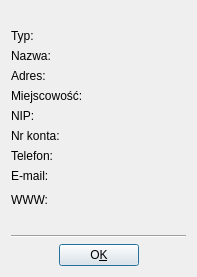
<?xml version="1.0" encoding="UTF-8"?>
<ui version="4.0">
 <class>CounterpartyInfoDialog</class>
 <widget class="QDialog" name="CounterpartyInfoDialog">
  <property name="geometry">
   <rect>
    <x>0</x>
    <y>0</y>
    <width>197</width>
    <height>277</height>
   </rect>
  </property>
  <property name="sizePolicy">
   <sizepolicy hsizetype="Expanding" vsizetype="Preferred">
    <horstretch>0</horstretch>
    <verstretch>0</verstretch>
   </sizepolicy>
  </property>
  <property name="windowTitle">
   <string>Informacje o kontrahencie</string>
  </property>
  <layout class="QVBoxLayout" name="verticalLayout">
   <item>
    <layout class="QHBoxLayout" name="horizontalLayout">
     <item>
      <layout class="QFormLayout" name="formLayout">
       <property name="formAlignment">
        <set>Qt::AlignLeading|Qt::AlignLeft|Qt::AlignVCenter</set>
       </property>
       <item row="1" column="0">
        <widget class="QLabel" name="labelName">
         <property name="minimumSize">
          <size>
           <width>80</width>
           <height>0</height>
          </size>
         </property>
         <property name="maximumSize">
          <size>
           <width>80</width>
           <height>16777215</height>
          </size>
         </property>
         <property name="text">
          <string>Nazwa:</string>
         </property>
        </widget>
       </item>
       <item row="1" column="1">
        <widget class="QLabel" name="labelNameE">
         <property name="sizePolicy">
          <sizepolicy hsizetype="Expanding" vsizetype="Preferred">
           <horstretch>0</horstretch>
           <verstretch>0</verstretch>
          </sizepolicy>
         </property>
         <property name="minimumSize">
          <size>
           <width>0</width>
           <height>0</height>
          </size>
         </property>
         <property name="text">
          <string/>
         </property>
        </widget>
       </item>
       <item row="2" column="0">
        <widget class="QLabel" name="labelAddress">
         <property name="minimumSize">
          <size>
           <width>80</width>
           <height>0</height>
          </size>
         </property>
         <property name="maximumSize">
          <size>
           <width>80</width>
           <height>16777215</height>
          </size>
         </property>
         <property name="text">
          <string>Adres:</string>
         </property>
        </widget>
       </item>
       <item row="2" column="1">
        <widget class="QLabel" name="labelAddressE">
         <property name="sizePolicy">
          <sizepolicy hsizetype="Expanding" vsizetype="Preferred">
           <horstretch>0</horstretch>
           <verstretch>0</verstretch>
          </sizepolicy>
         </property>
         <property name="minimumSize">
          <size>
           <width>0</width>
           <height>0</height>
          </size>
         </property>
         <property name="text">
          <string/>
         </property>
        </widget>
       </item>
       <item row="3" column="0">
        <widget class="QLabel" name="labelLocation">
         <property name="minimumSize">
          <size>
           <width>90</width>
           <height>0</height>
          </size>
         </property>
         <property name="maximumSize">
          <size>
           <width>80</width>
           <height>16777215</height>
          </size>
         </property>
         <property name="text">
          <string>Miejscowość:</string>
         </property>
        </widget>
       </item>
       <item row="3" column="1">
        <widget class="QLabel" name="labelCityE">
         <property name="sizePolicy">
          <sizepolicy hsizetype="Expanding" vsizetype="Preferred">
           <horstretch>0</horstretch>
           <verstretch>0</verstretch>
          </sizepolicy>
         </property>
         <property name="minimumSize">
          <size>
           <width>0</width>
           <height>0</height>
          </size>
         </property>
         <property name="text">
          <string/>
         </property>
        </widget>
       </item>
       <item row="4" column="0">
        <widget class="QLabel" name="labelTaxID">
         <property name="minimumSize">
          <size>
           <width>80</width>
           <height>0</height>
          </size>
         </property>
         <property name="maximumSize">
          <size>
           <width>80</width>
           <height>16777215</height>
          </size>
         </property>
         <property name="text">
          <string>NIP:</string>
         </property>
        </widget>
       </item>
       <item row="4" column="1">
        <widget class="QLabel" name="labelTicE">
         <property name="sizePolicy">
          <sizepolicy hsizetype="Expanding" vsizetype="Preferred">
           <horstretch>0</horstretch>
           <verstretch>0</verstretch>
          </sizepolicy>
         </property>
         <property name="minimumSize">
          <size>
           <width>0</width>
           <height>0</height>
          </size>
         </property>
         <property name="text">
          <string/>
         </property>
        </widget>
       </item>
       <item row="5" column="0">
        <widget class="QLabel" name="labelAccountName">
         <property name="minimumSize">
          <size>
           <width>80</width>
           <height>0</height>
          </size>
         </property>
         <property name="maximumSize">
          <size>
           <width>80</width>
           <height>16777215</height>
          </size>
         </property>
         <property name="text">
          <string>Nr konta:</string>
         </property>
        </widget>
       </item>
       <item row="5" column="1">
        <widget class="QLabel" name="labelAccountE">
         <property name="sizePolicy">
          <sizepolicy hsizetype="Expanding" vsizetype="Preferred">
           <horstretch>0</horstretch>
           <verstretch>0</verstretch>
          </sizepolicy>
         </property>
         <property name="minimumSize">
          <size>
           <width>0</width>
           <height>0</height>
          </size>
         </property>
         <property name="text">
          <string/>
         </property>
        </widget>
       </item>
       <item row="6" column="0">
        <widget class="QLabel" name="labelPhone">
         <property name="minimumSize">
          <size>
           <width>80</width>
           <height>0</height>
          </size>
         </property>
         <property name="maximumSize">
          <size>
           <width>80</width>
           <height>16777215</height>
          </size>
         </property>
         <property name="text">
          <string>Telefon:</string>
         </property>
        </widget>
       </item>
       <item row="6" column="1">
        <widget class="QLabel" name="labelPhoneE">
         <property name="sizePolicy">
          <sizepolicy hsizetype="Expanding" vsizetype="Preferred">
           <horstretch>0</horstretch>
           <verstretch>0</verstretch>
          </sizepolicy>
         </property>
         <property name="minimumSize">
          <size>
           <width>0</width>
           <height>0</height>
          </size>
         </property>
         <property name="text">
          <string/>
         </property>
        </widget>
       </item>
       <item row="7" column="0">
        <widget class="QLabel" name="labelEmail">
         <property name="minimumSize">
          <size>
           <width>80</width>
           <height>0</height>
          </size>
         </property>
         <property name="maximumSize">
          <size>
           <width>80</width>
           <height>16777215</height>
          </size>
         </property>
         <property name="text">
          <string>E-mail:</string>
         </property>
        </widget>
       </item>
       <item row="7" column="1">
        <widget class="QLabel" name="labelEmailE">
         <property name="sizePolicy">
          <sizepolicy hsizetype="Expanding" vsizetype="Preferred">
           <horstretch>0</horstretch>
           <verstretch>0</verstretch>
          </sizepolicy>
         </property>
         <property name="minimumSize">
          <size>
           <width>0</width>
           <height>0</height>
          </size>
         </property>
         <property name="text">
          <string/>
         </property>
        </widget>
       </item>
       <item row="8" column="0">
        <widget class="QLabel" name="labelWWW">
         <property name="minimumSize">
          <size>
           <width>80</width>
           <height>0</height>
          </size>
         </property>
         <property name="maximumSize">
          <size>
           <width>80</width>
           <height>16777215</height>
          </size>
         </property>
         <property name="text">
          <string>WWW:</string>
         </property>
        </widget>
       </item>
       <item row="8" column="1">
        <widget class="QPushButton" name="pushButtonWWW">
         <property name="sizePolicy">
          <sizepolicy hsizetype="Expanding" vsizetype="Fixed">
           <horstretch>0</horstretch>
           <verstretch>0</verstretch>
          </sizepolicy>
         </property>
         <property name="cursor">
          <cursorShape>PointingHandCursor</cursorShape>
         </property>
         <property name="styleSheet">
          <string notr="true">text-align: left;
color: rgb(0, 85, 255);</string>
         </property>
         <property name="text">
          <string/>
         </property>
         <property name="autoDefault">
          <bool>false</bool>
         </property>
         <property name="flat">
          <bool>true</bool>
         </property>
        </widget>
       </item>
       <item row="0" column="0">
        <widget class="QLabel" name="labelType">
         <property name="text">
          <string>Typ:</string>
         </property>
        </widget>
       </item>
       <item row="0" column="1">
        <widget class="QLabel" name="labelTypeVal">
         <property name="text">
          <string/>
         </property>
        </widget>
       </item>
      </layout>
     </item>
    </layout>
   </item>
   <item>
    <widget class="Line" name="line4">
     <property name="frameShape">
      <enum>QFrame::HLine</enum>
     </property>
     <property name="frameShadow">
      <enum>QFrame::Sunken</enum>
     </property>
    </widget>
   </item>
   <item>
    <layout class="QHBoxLayout" name="buttonLayout">
     <item>
      <spacer name="spacerRight">
       <property name="orientation">
        <enum>Qt::Horizontal</enum>
       </property>
       <property name="sizeType">
        <enum>QSizePolicy::Expanding</enum>
       </property>
       <property name="sizeHint" stdset="0">
        <size>
         <width>40</width>
         <height>20</height>
        </size>
       </property>
      </spacer>
     </item>
     <item>
      <widget class="QPushButton" name="pushButtonOK">
       <property name="text">
        <string>O&amp;K</string>
       </property>
       <property name="shortcut">
        <string>Alt+K</string>
       </property>
      </widget>
     </item>
     <item>
      <spacer name="spacerLeft">
       <property name="orientation">
        <enum>Qt::Horizontal</enum>
       </property>
       <property name="sizeType">
        <enum>QSizePolicy::Expanding</enum>
       </property>
       <property name="sizeHint" stdset="0">
        <size>
         <width>40</width>
         <height>20</height>
        </size>
       </property>
      </spacer>
     </item>
    </layout>
   </item>
  </layout>
 </widget>
 <layoutdefault spacing="6" margin="11"/>
 <pixmapfunction>qPixmapFromMimeSource</pixmapfunction>
 <tabstops>
  <tabstop>pushButtonOK</tabstop>
 </tabstops>
 <resources/>
 <connections/>
</ui>
